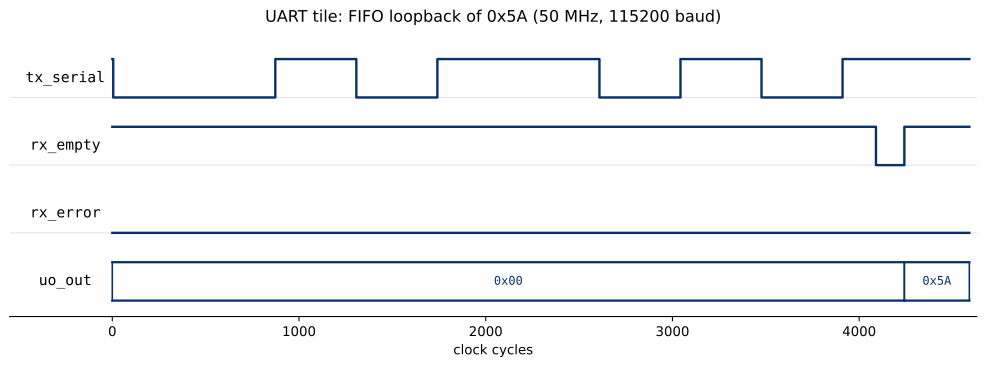

The script that saved this image:
#!/usr/bin/env python3
# Renders uart_waveform.svg from uart_wave.csv. See uart_wave_tb.sv for regen.
import csv
import matplotlib
matplotlib.use("Agg")
import matplotlib.pyplot as plt

SIG, GREY = "#08306b", "#dfe6ee"
lane_h, gap = 0.72, 0.55
pitch = lane_h + gap

rows = list(csv.DictReader(open("uart_wave.csv")))
N = len(rows)
tx = [int(r["tx_serial"]) for r in rows]
empty = [int(r["rx_empty"]) for r in rows]
err = [int(r["rx_error"]) for r in rows]
data = [int(r["uo_out"]) for r in rows]

lanes = [("tx_serial", tx, "bit"), ("rx_empty", empty, "bit"),
         ("rx_error", err, "bit"), ("uo_out", data, "bus")]
nlanes = len(lanes)

fig, ax = plt.subplots(figsize=(13, 0.62 * nlanes + 1.4))
base_of = lambda k: (nlanes - 1 - k) * pitch

for k, (name, vals, kind) in enumerate(lanes):
    base = base_of(k)
    if kind == "bit":
        ax.axhline(base, color=GREY, lw=0.8, zorder=0)
        seg = vals + [vals[-1]]
        ax.step(range(N + 1), [base + max(v, 0) * lane_h for v in seg],
                where="post", color=SIG, lw=1.8, zorder=3)
    else:
        top, bot = base + lane_h, base
        s = 0
        for i in range(1, N + 1):
            if i == N or vals[i] != vals[i - 1]:
                v = vals[s]
                ax.plot([s, i], [top, top], color=SIG, lw=1.7, zorder=3)
                ax.plot([s, i], [bot, bot], color=SIG, lw=1.7, zorder=3)
                ax.plot([s, s], [bot, top], color=SIG, lw=1.2, zorder=3)
                ax.plot([i, i], [bot, top], color=SIG, lw=1.2, zorder=3)
                ax.text((s + i) / 2, base + lane_h / 2, f"0x{v & 0xFF:02X}",
                        ha="center", va="center", fontsize=9, family="monospace", color=SIG)
                s = i

LABEL_X = -int(N * 0.055)
for k, (name, _, _) in enumerate(lanes):
    ax.text(LABEL_X, base_of(k) + lane_h / 2, name, ha="center", va="center",
            fontsize=11, family="monospace")

ax.set_xlim(-int(N * 0.12), N + 40)
ax.set_ylim(-0.3, nlanes * pitch)
ax.set_yticks([])
ax.set_xlabel("clock cycles")
ax.set_title("UART tile: FIFO loopback of 0x5A (50 MHz, 115200 baud)")
for sp in ("top", "right", "left"):
    ax.spines[sp].set_visible(False)
plt.savefig("uart_waveform.svg", bbox_inches="tight", facecolor="white")
print("wrote uart_waveform.svg")
